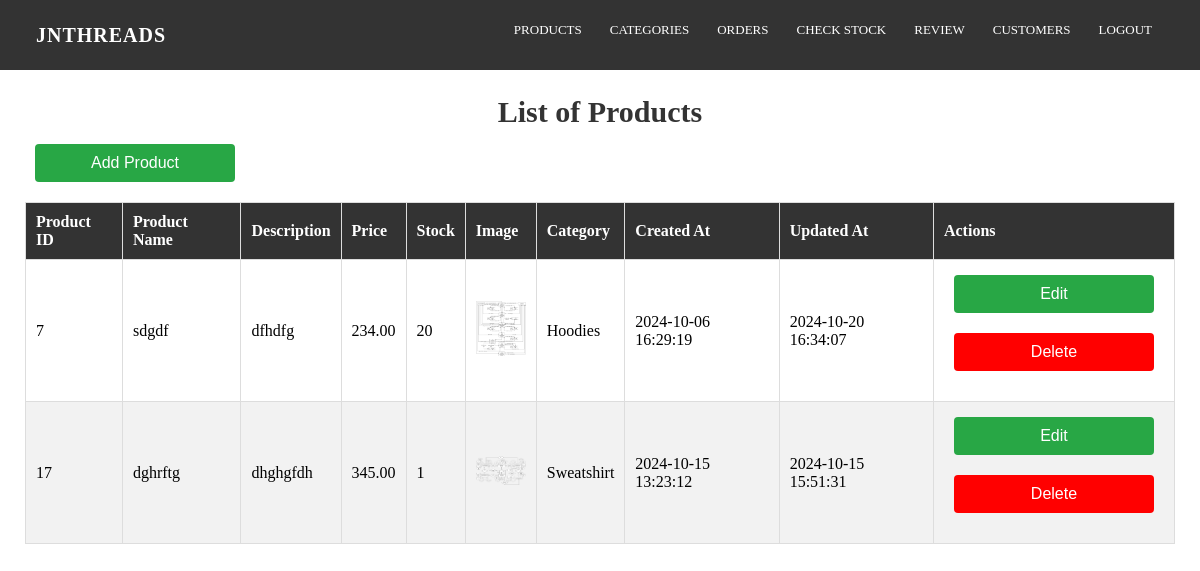
/admin/product_list.php (signed in), run on an earlier commit of the app's database.
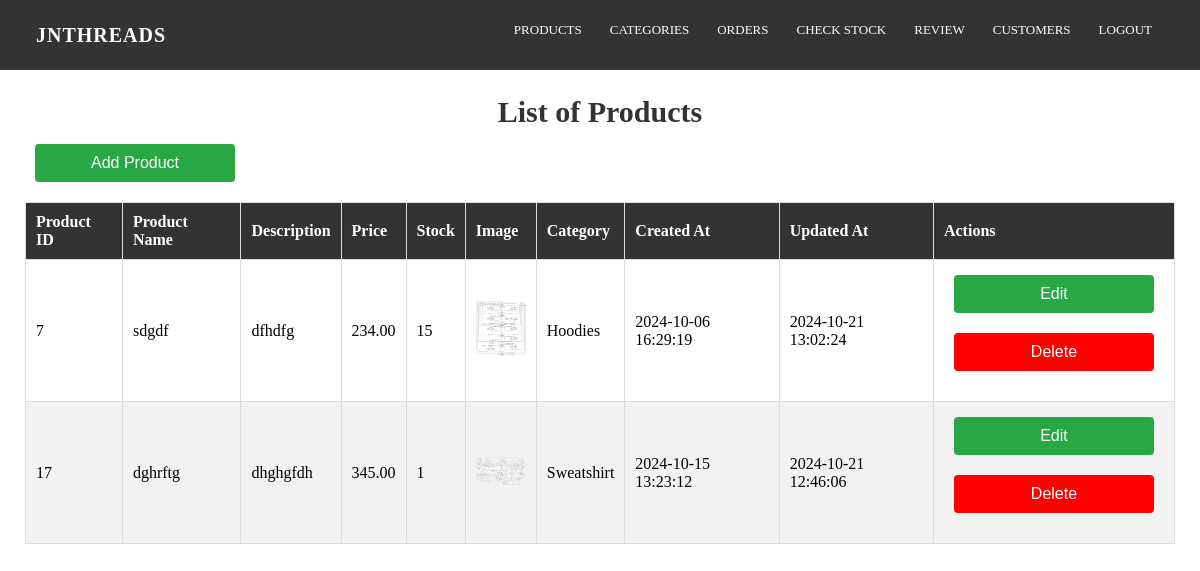
And on a later commit of the database.
### tables this page shows
CREATE TABLE `products` (
  `product_id` int(11) NOT NULL,
  `name` varchar(100) NOT NULL,
  `description` text DEFAULT NULL,
  `price` decimal(10,2) NOT NULL,
  `stock` int(11) NOT NULL,
  `category_id` int(11) DEFAULT NULL,
  `image_url` varchar(255) DEFAULT NULL,
  `created_at` timestamp NOT NULL DEFAULT current_timestamp(),
  `updated_at` timestamp NOT NULL DEFAULT current_timestamp() ON UPDATE current_timestamp()
);

CREATE TABLE `categories` (
  `category_id` int(11) NOT NULL,
  `name` varchar(50) NOT NULL
);

### admin/product_list.php (the view, shortened to what this page needs)
<?php
include('../admin/layout/adminheader.php');
include("../database/connection.php");
$product_query = "SELECT p.product_id, p.name AS product_name, p.description, p.price, p.stock,
                p.image_url, p.created_at, p.updated_at, c.name AS category_name
                FROM Products p JOIN Categories c ON p.category_id = c.category_id
                ORDER BY p.product_id;";
$product_result = mysqli_query($conn, $product_query);
?>
<link rel="stylesheet" href="../css/adminpanel.css">
<div class="main-content">
    <?php if (!isset($_POST['add'])) { ?>
        <h1 align="center">List of Products</h1>
        <div class="table-wrapper">
            <form action="product.php" method="post">
                <input type="submit" value="Add Product" name="add">
            </form>
            <table class="fl-table">
                <thead>
                <tr>
                    <th>Product ID</th>
                    <th>Product Name</th>
                    <th>Description</th>
                    <th>Price</th>
                    <th>Stock</th>
                    <th>Image</th>
                    <th>Category</th>
                    <th>Created At</th>
                    <th>Updated At</th>
                    <th>Actions</th>
                </tr>
                </thead>
                <tbody>
                    <?php if ($product_result && $product_result->num_rows > 0) {
                        while ($row = $product_result->fetch_assoc()) { ?>
                            <tr>
                                <td><?php echo htmlspecialchars($row['product_id']); ?></td>
                                <td><?php echo htmlspecialchars($row['product_name']); ?></td>
                                <td><?php echo htmlspecialchars($row['description']); ?></td>
                                <td><?php echo htmlspecialchars($row['price']); ?></td>
                                <td><?php echo htmlspecialchars($row['stock']); ?></td>
                                <td><img src="<?php echo htmlspecialchars($row['image_url']); ?>" alt="Product Image" width="50"></td>
                                <td><?php echo htmlspecialchars($row['category_name']); ?></td>
                                <td><?php echo htmlspecialchars($row['created_at']); ?></td>
                                <td><?php echo htmlspecialchars($row['updated_at']); ?></td>
                                <td>
                                    <div class="button-row">
                                        <form method="post" action="edit_product.php">
                                            <input type="submit" value="Edit" name="edit" />
                                        </form>
                                        <form method="post" action=" ">
                                            <input type="submit" value="Delete" name="delete"
                                            onclick="return confirm('Are you sure you want to delete this category?');"
                                            style="background-color: red; color: white; border: none; cursor: pointer;"
                                            onmouseover="this.style.backgroundColor='darkred';"
                                            onmouseout="this.style.backgroundColor='red';" />
                                        </form>
                                    </div>
                                </td>
                            </tr>
                        <?php }
                    } else { ?>
                        <tr>
                            <td colspan="10">No Product Items Listed.</td>
                        </tr>
                    <?php } ?>
                </tbody>
            </table>
        <?php } ?>
    </div>
</div>

What changed in the data, as far as the page shows it:
changed products "sdgdf": stock "20" → "15"; updated_at "2024-10-20 16:34:07" → "2024-10-21 13:02:24"
changed products "dghrftg": updated_at "2024-10-15 15:51:31" → "2024-10-21 12:46:06"
